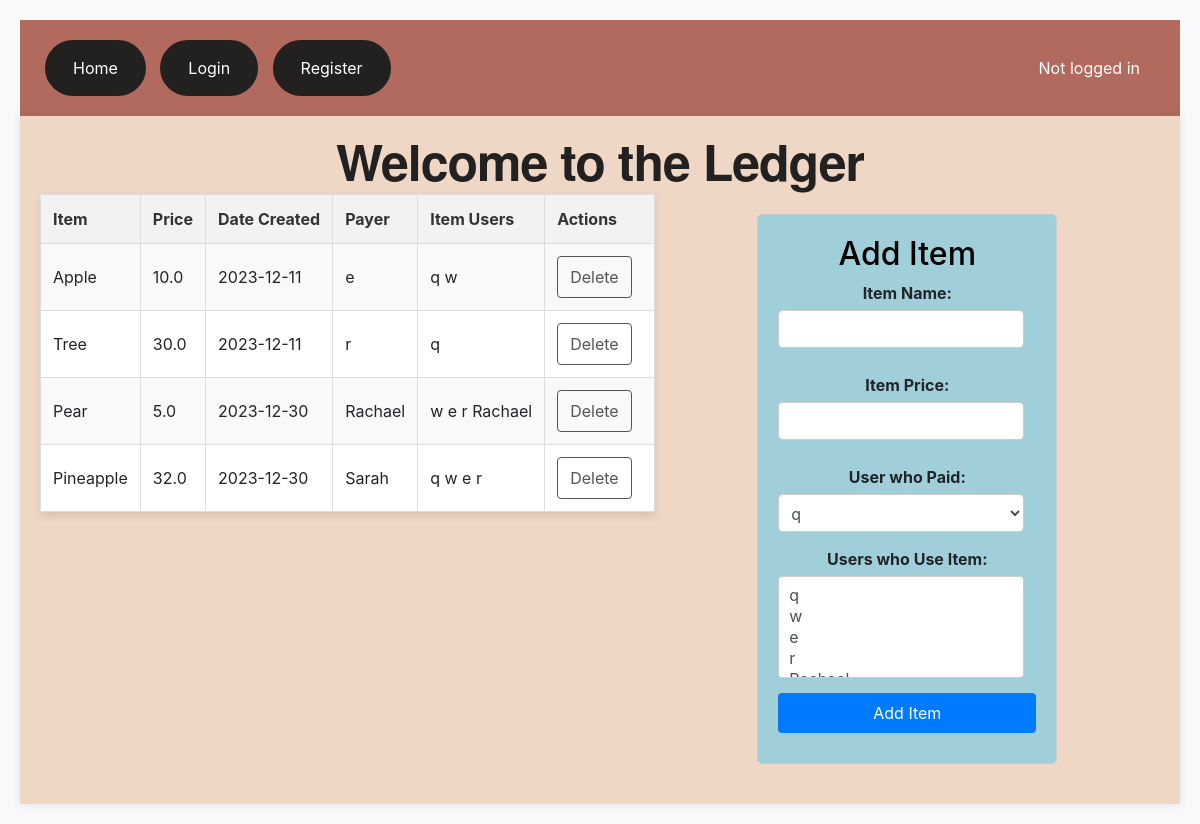
The app's page /ledger, older data.
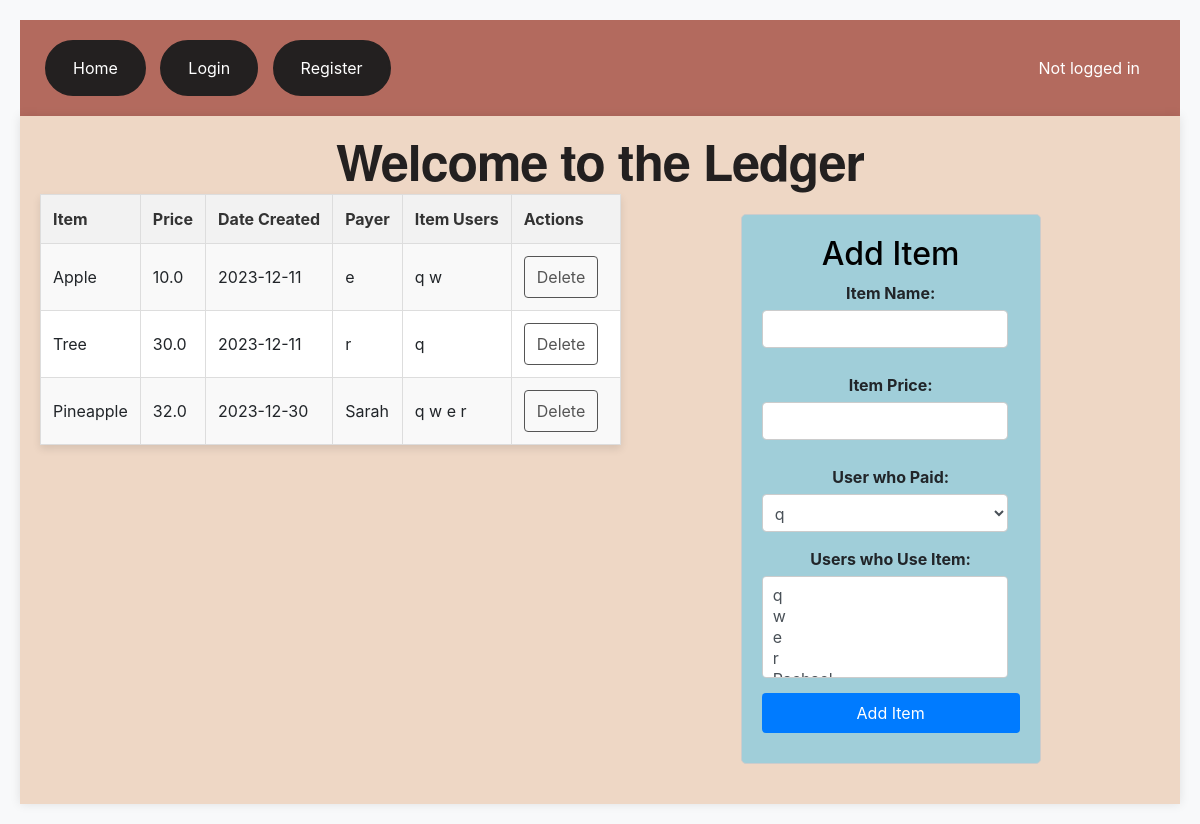
The same page, newer data.
### app.py (models this page shows, shortened)
class Items(db.Model):
    __tablename__ = 'items'
    id = db.Column(db.Integer, primary_key=True)
    itemName = db.Column(db.String(200), nullable=False)
    itemPrice = db.Column(db.Float, nullable=False)
    payerID = db.Column(db.Integer, db.ForeignKey('users.id'))
    date_created = db.Column(db.DateTime, default=datetime.utcnow)
    paid = db.Column(db.Boolean, default=False)

class Users(UserMixin, db.Model):
    __tablename__ = 'users'
    id = db.Column(db.Integer, primary_key=True)
    username = db.Column(db.String(250), unique=True, nullable=False)
    password = db.Column(db.String(250), nullable=False)
    balance = db.Column(db.Float, nullable=False)
    date_created = db.Column(db.DateTime, default=datetime.utcnow)
    items = db.relationship('Items', secondary='user_items', backref='users')

### app.py (the view)
@app.route('/ledger', methods=['POST', 'GET'])
def ledger():
    users = Users.query.order_by(Users.date_created).all()
    items = Items.query.order_by(Items.date_created).all()
    return render_template('ledger.html', users=users, items=items)

### app.py (called while the page is built)
@app.before_request
def initialize():
    global item_user_status_dict
    if item_user_status_dict is None:
        item_user_status_dict = load_item_user_statuses()

### templates/ledger.html (shortened to what this page needs)
{% extends 'base.html' %}
{% block body %}
    <h1>Welcome to the Ledger</h1>
    <div>
        <table>
            <tr>
                <th>Item</th>
                <th>Price</th>
                <th>Date Created</th>
                <th>Payer</th>
                <th>Item Users</th>
                <th>Actions</th>
            </tr>
            {% for item in items %}
                <tr>
                    <td>{{ item.itemName }}</td>
                    <td>{{ item.itemPrice }}</td>
                    <td>{{ item.date_created.date() }}</td>
                    <td>
                        {% for user in users %}
                            {% if user.id == item.payerID %}
                                {{ user.username }}
                            {% endif %}
                        {% endfor %}
                    </td>
                    <td>
                        {% for user in item.users %}
                            {{ user.username }}
                        {% endfor %}
                    </td>
                    <td class="action-links">
                        <a href="/deleteItem/{{ item.id }}">Delete</a>
                    </td>
                </tr>
            {% endfor %}
        </table>
    </div>
<form action="/addItem" method='POST' class="custom-form">
<h2>Add Item</h2>
    <div class="form-group">
        <label for="itemName">Item Name:</label>
        <input type="text" name="itemName" id="itemName" class="form-control"/>
    </div>
    <div class="form-group">
        <label for="itemPrice">Item Price:</label>
        <input type="number" name="itemPrice" id="itemPrice" class="form-control"/>
    </div>
    <div class="form-group">
        <label for="payerID">User who Paid:</label>
        <select id="payerID" name="payerID" class="form-control">
            {% for user in users %}
                <option value="{{ user.id }}">{{ user.username }}</option>
            {% endfor %}
        </select>
    </div>
    <div class="form-group">
        <label for="itemUsers">Users who Use Item:</label>
        <select id="itemUsers" name="itemUsers" multiple class="form-control">
            {% for user in users %}
                <option value="{{ user.id }}">{{ user.username }}</option>
            {% endfor %}
        </select>
    </div>
    <input type="submit" value="Add Item" class="btn btn-primary">
</form>
{% endblock %}

### templates/base.html (shortened to what this page needs)
<!DOCTYPE html>
<html lang="en">
<head>
    <link rel="stylesheet" href="https://cdn.jsdelivr.net/npm/bootstrap@4.3.1/dist/css/bootstrap.min.css">
    <link rel="stylesheet" href="{{ url_for('static', filename='css/main.css') }}">
</head>
<body>
    <nav>
        {% if current_user.is_authenticated %}
            <div>
                <a href="{{ url_for('index') }}">Home</a>
                <a href="{{ url_for('account') }}">Account</a>
                <a href="{{ url_for('ledger') }}">Ledger</a>
                <a href="/logout">Logout</a>
            </div>
            <div class="logged-in-message">
                    Logged in as: {{ current_user.username }}
            </div>
        {% else %}
            <div>
                <a href="{{ url_for('index') }}">Home</a>
                <a href="{{ url_for('login') }}">Login</a>
                <a href="{{ url_for('register') }}">Register</a>
            </div>
            <div class="logged-in-message">
                    Not logged in
            </div>
        {% endif %}
    </nav>
    <div class="main-container">{% block body %}{% endblock %}</div>
</body>
</html>

### static/css/main.css (style rules this page uses)
body { background-color: #f8f9fa; padding: 20px; text-align: center; }
.main-container { background-color: #EED7C5; padding: 20px; box-shadow: 0px 0px 10px rgba(0, 0, 0, 0.1); display:flex; justify-content:center; flex-wrap: wrap; }
h1 { color: #232020; font-family: 'Helvetica Neue', sans-serif; font-size: 50px; font-weight: bold; letter-spacing: -1px; line-height: 1; text-align: center; width: 100%; }
h2 { text-align: center; color: black; }
form { margin: 20px 0; display: flex; flex-direction: column; max-width: 300px; }
nav { background-color: #B36A5E; overflow: hidden; display: flex; justify-content: space-between; align-items: center; padding: 20px 20px; }
nav a { color: white; text-align: center; padding: 14px 26px; text-decoration: none; border-radius: 32px; border: 2px solid #232020; display: inline-block; background-color: #232020; margin: 0 5px; }
.logged-in-message { color: white; margin-left: auto; padding-right: 20px; }
table { width: 100%; border-collapse: collapse; margin-bottom: 20px; box-shadow: 0 4px 8px rgba(0, 0, 0, 0.1); background-color: #fff; }
th, td { border: 1px solid #ddd; padding: 12px; text-align: left; }
th { background-color: #f2f2f2; color: #333; }
tr:nth-child(even) { background-color: #f9f9f9; }
.action-links { text-align: center; }
.action-links a { display: inline-block; padding: 8px 12px; text-decoration: none; margin-right: 10px; border: 1px solid #555; color: #555; border-radius: 4px; transition: all 0.3s ease; }
label { margin-bottom: 5px; font-weight: bold; }
input { padding: 5px; margin-bottom: 10px; border: 1px solid #ccc; border-radius: 3px; }
.custom-form { width: 300px; margin: 20px auto; padding: 20px; border: 1px solid #ccc; border-radius: 5px; background-color: #A0CED9; }
.form-group { margin-bottom: 15px; }
.form-group label { display: block; font-weight: bold; margin-bottom: 5px; }
.form-control { width: calc(100% - 12px); padding: 8px; border-radius: 4px; border: 1px solid #ccc; }
.btn { padding: 8px 15px; border-radius: 4px; border: none; cursor: pointer; }
.btn-primary { background-color: #007bff; color: white; }

Row changes from the older to the newer data that the page shows:
removed Items: itemName "Pear", itemPrice "5.0", date_created "2023-12-30", Users (username "w"), Users (username "e"), Users (username "r")
no longer on this page (row unchanged): Users: username "Rachael", {{ user.id }} 5 (drawn)
